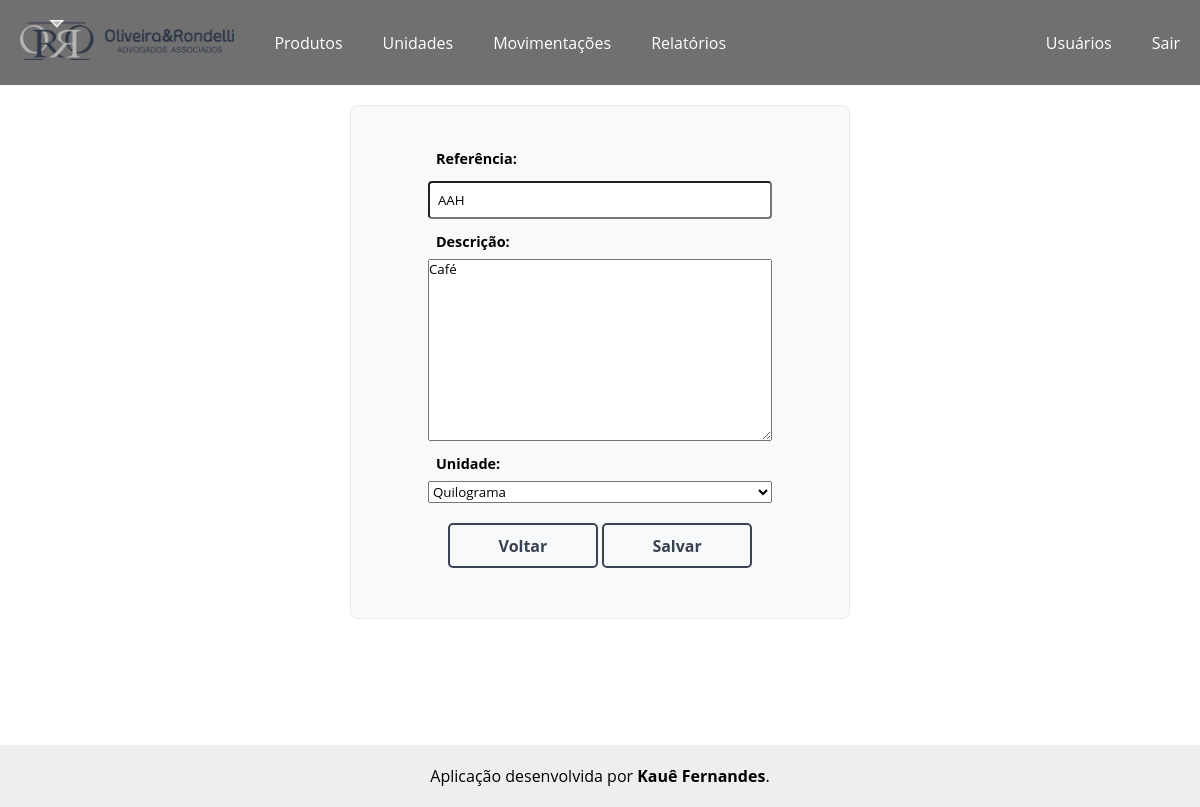
The page /produtos/alterar_produto/8/ (signed in) on the database its author committed.
### produtos/models.py (models this page shows, shortened)
class Produtos(models.Model):
    pro_referencia = models.CharField('Referência', max_length=20, default='SEM-REF')                                                       # Referência do produto
    pro_descricao = models.TextField('Descrição')                                                                                           # Descrição do produto
    pro_unidade = models.ForeignKey(Unidades, on_delete=models.PROTECT, verbose_name='Unidade', default=1)                                  # Chave estrangeira referenciando a unidade da tabela Unidades
    pro_custo_medio = models.DecimalField('movimentacoes.Movimentacao', decimal_places=2, max_digits=10, default=0)                         # Custo médio
    pro_saldo = models.DecimalField('Saldo', decimal_places=2, max_digits=10, default=0)                                                    # Saldo do produto no estoque
    pro_data_adicionada = models.DateTimeField(auto_now_add=True)                                                                            # Data em que o produto foi adicionado
    pro_data_modificado = models.DateTimeField(auto_now=True)                                                                               # Data em que o produto foi modificado
    class Meta:
        verbose_name = 'Produto'
        verbose_name_plural = 'Produtos'
        ordering = ['-pro_descricao']

### produtos/views.py (the view)
# urls.py: path('alterar_produto/<id>/', views.alterar_produto, name = 'alterar_produto'),     # Caminho para a página de editar algum produto
@login_required
def alterar_produto(request, id):
    produto = Produtos.objects.get(id=id)
    if request.method != 'POST':
        form = ProdutosForm(instance=produto)
    else:
        form = ProdutosForm(instance=produto, data=request.POST)
        if form.is_valid():
            form.save()
            return HttpResponseRedirect(reverse('produto', args=[produto.id]))
    context = {'produto': produto, 'form': form}
    return render(request, 'produtos/alterar_produto.html', context)

### produtos/forms.py
class ProdutosForm(forms.ModelForm):
    class Meta:
        model = Produtos
        fields = ['pro_referencia',
                  'pro_descricao',
                  'pro_unidade']
        label = {'Referência': '',
                 'Descrição': '',
                 'Unidade': ''}

### produtos/models.py (called while the page is built)
    def __str__(self):
        return self.uni_nome

### produtos/templates/produtos/alterar_produto.html (shortened to what this page needs)
<!DOCTYPE html>
{% extends "core/base.html" %}
{% load static %}
    {% block extra_css %}
        <link rel="stylesheet" href="{% static 'css/produtos.css' %}">
    {% endblock %}
    {% block content %}
    <div class="container-formulario">
    <form class="formulario" action="{% url 'alterar_produto' produto.id %}" method="post">
        {{ form.as_p }}
        <div class="container-botao">
            <a href="{% url 'produto' produto.id %}"><button class="botao-voltar">Voltar</button></a>
            <button class="botao-salvar" name="submit">Salvar</button>
        </div>
        </form>
    </div>
    {% endblock content %}

### static/css/style1.css (style rules this page uses)
* { margin: 0; padding: 0; box-sizing: border-box; font-family: 'Open Sans', sans-serif; }

### static/css/produtos.css (style rules this page uses)
.container-formulario { background-color: #f8f9fa; padding: 30px; border-radius: 8px; border: 1px solid #e9ecef; width: 500px; margin: 0 auto; display: flex; flex-direction: column; align-items: center; }
.formulario p { margin: 0; display: flex; flex-direction: column; font-weight: bold; font-size: 0.9rem; }
.formulario label, .formulario input { padding: 8px; border-radius: 4px; margin-top: 5px; }
.container-botao { text-align: center; width: 100%; padding: 20px; }
.botao-novo-produto, .botao-alterar-produto, .botao-voltar, .botao-salvar, .botao-pesquisar { display: inline-flex; align-items: center; justify-content: center; height: 45px; min-width: 150px; padding: 0 20px; font-family: inherit; font-size: 16px; font-weight: bold; text-decoration: none; color: rgba(56, 66, 82); background-color: #f8f9fa; border: 2px solid rgba(56, 66, 82); border-radius: 5px; cursor: pointer; transition: all 0.2s; box-sizing: border-box; }

### rows shown on the page
Produtos: pro_referencia "AAH", pro_descricao "Café", pro_unidade "Quilograma"
